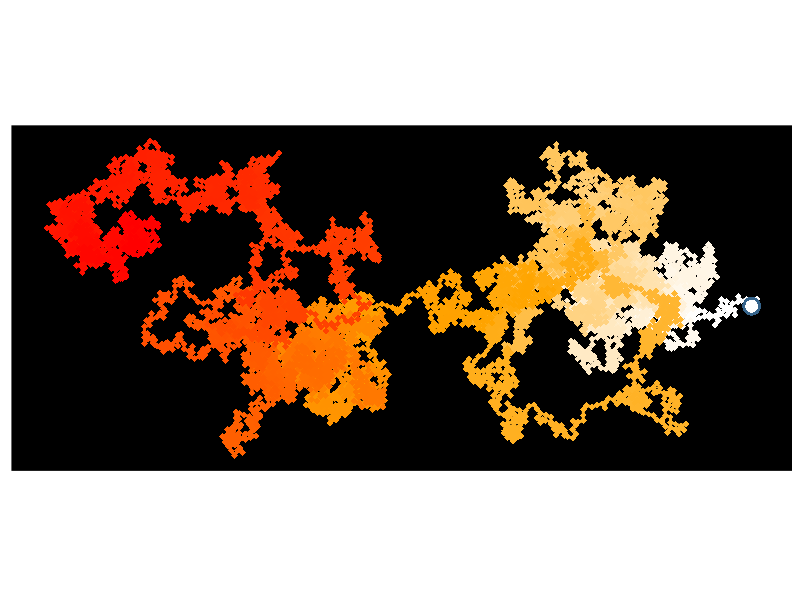
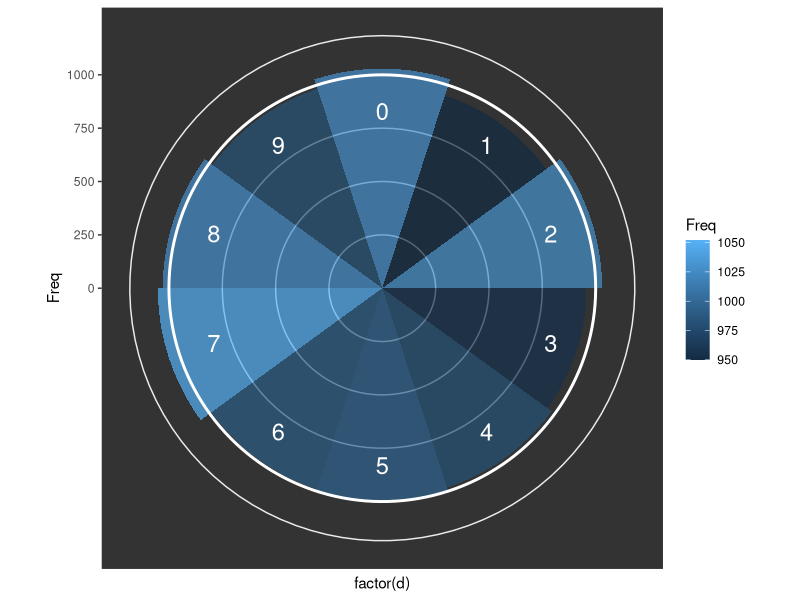

These figures' R source, in order:
library(ggplot2)
library(RColorBrewer)

# Select number of digits to plot
digits <- 10000

# Choose one of the source files containing the digits
a <- read.csv("Phi 10000.csv", header=F)
a <- read.csv("Pi 10000.csv", header=F)
a <- read.csv("e 10000.csv", header=F)
a <- read.csv("ii 10000.csv", header=F)

# It reads the csv as a dataframe, so we select the first records only as a character string
# strsplit() splits it into individual characters
b <- strsplit(as.character(a[1,1]),NULL)
# We select all characters except the whitespaces
c <- b[[1]][b[[1]] != " "]
# Do not select the first two characters, those come before the decimal dot
d <- as.numeric(c[3:(digits+2)])

# Transformation constant by which the digit is multiplied
m <- pi/180*36*-1
# Transformation constant which rotates the graph
n <- 0.5*pi

# Initialize empty dataframe
coord <- data.frame(id = c(1), x = c(0), y = c(0))
# Iteratively fill the dataframe with coordinates
for(i in 1:min(length(d),digits)) {
  coord[i+1,] <- c(i, coord[i,2] + cos(d[i]*m+n), coord[i,3] + sin(d[i]*m+n))
}

# Draw plot
colfunc <- colorRampPalette(c("white","orange","red"))

plot <- ggplot() + 
  geom_path(data = coord, aes(x=x, y=y, colour=id), size=1) +
  geom_point(data = coord, aes(x=x, y=y, colour=id), shape=18, size=2) +
  geom_point(data = coord[1,], aes(x=x, y=y), colour="steelblue4", shape=16, size=6) +
  geom_point(data = coord[1,], aes(x=x, y=y), colour="white", shape=16, size=4) +
  scale_colour_gradientn(colours=colfunc(nrow(coord)))+
  coord_fixed(ratio = 1) +
  theme(legend.position="none",
        axis.line=element_blank(),
        axis.text.x=element_blank(),
        axis.text.y=element_blank(),
        axis.ticks=element_blank(),
        axis.title.x=element_blank(),
        axis.title.y=element_blank(),
        panel.background=element_rect(fill="black"),
        panel.grid.major=element_blank(),
        panel.grid.minor=element_blank())

print(plot)

ggplot(as.data.frame(table(d)), aes(x = factor(d), y = Freq, fill=Freq)) +
    geom_bar(width = 1,stat="identity", alpha=.7) + coord_polar(start=-pi/10) +
    geom_hline(yintercept=1000, colour="white", size=1) +
    theme_bw() + 
    theme(panel.background=element_rect(fill="#333333"), panel.grid.major.x=element_blank(), axis.text.x=element_blank()) + 
    geom_text(aes(label=d, y = 830), alpha = 1, size=6, colour="white")
